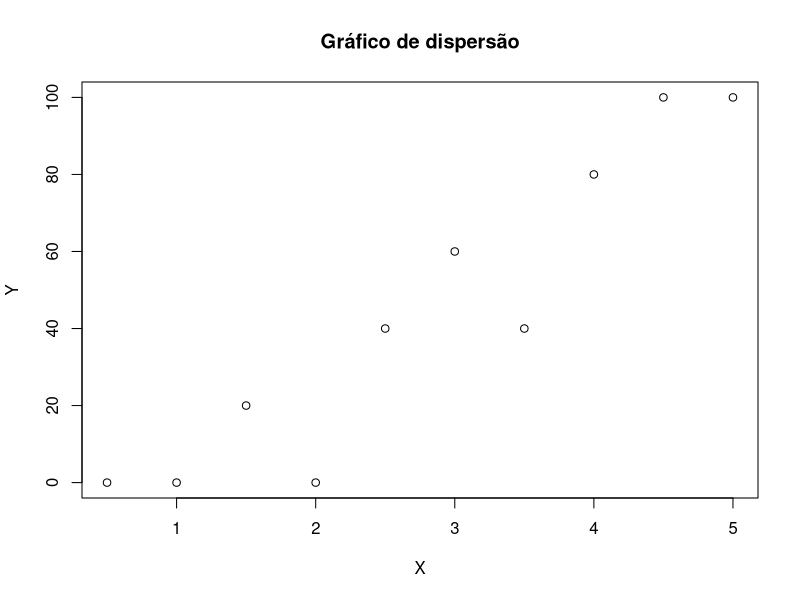
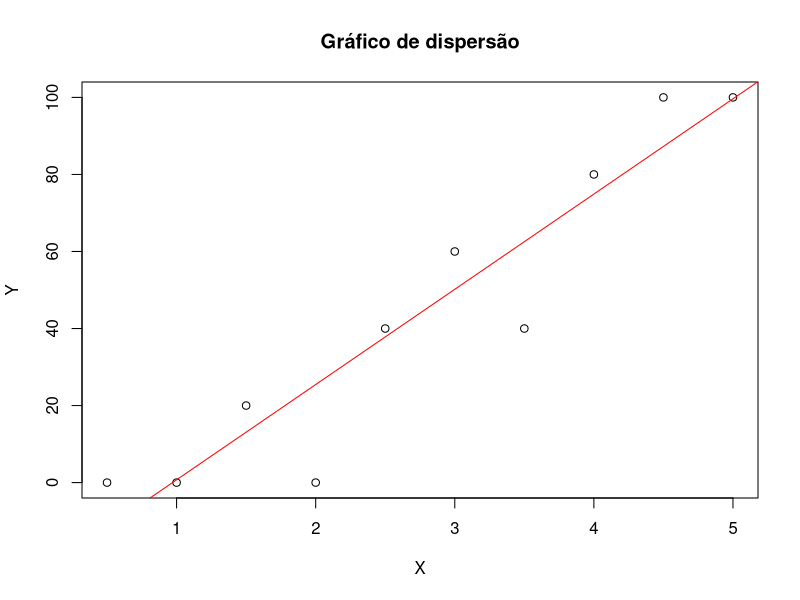
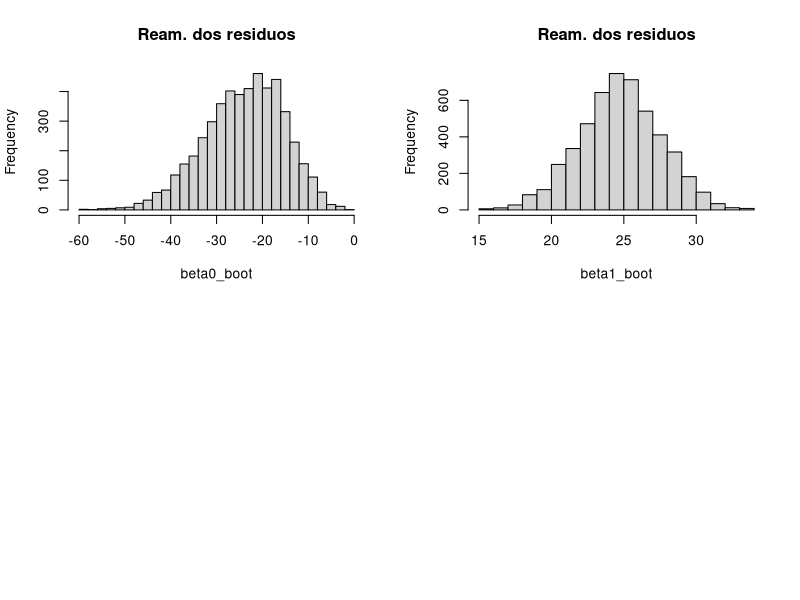
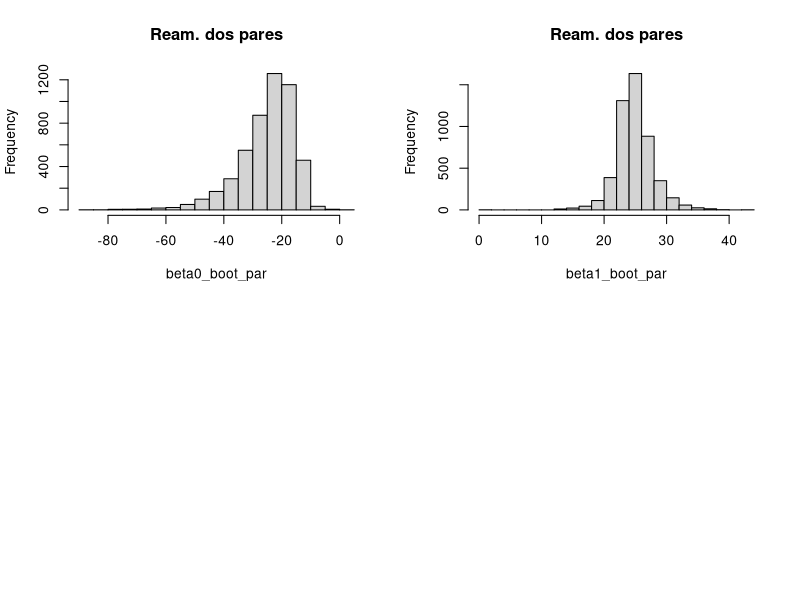

The R script that drew these images, in order:
x <- c(0.5, 1, 1.5, 2, 2.5, 3, 3.5, 4, 4.5, 5)
y <- c(0, 0, 20, 0, 40, 60, 40, 80, 100, 100)

#1
plot(x,y,main="Gráfico de dispersão",xlab="X",ylab="Y")

#2
modelo <- lm(y~x)
plot(x,y,main="Gráfico de dispersão",xlab="X",ylab="Y")
abline(lm(y~x), col="red")

#3
y_0 <- predict(modelo, newdata=data.frame(x=0.5))
y_0

#4

set.seed(0929)

X <- cbind(1,x)
Y <- matrix(y,ncol=1)

betac <- solve(t(X)%*%X)%*%t(X)%*%Y
predito <- X%*%betac
residuos <- Y-predito

#reamostragem de resíduos
B <- 5000
beta0_boot <- NULL
beta1_boot <- NULL

for(i in 1:B){
  amostra <- sample(seq(1,nrow(residuos),1),nrow(residuos),replace=TRUE)
  Y_star <- predito + residuos[amostra,]
  betac_star <- solve(t(X)%*%X)%*%t(X)%*%Y_star
  beta0_boot[i] <- betac_star[1,]
  beta1_boot[i] <- betac_star[2,]
}

par(mfrow=c(2,2))
hist(beta0_boot,breaks=25,main="Ream. dos residuos")
hist(beta1_boot,breaks=25,main="Ream. dos residuos")
#
### Intervalos de confiança 95% para alfa e beta
quantile(beta0_boot,c(0.025,0.975))
quantile(beta1_boot,c(0.025,0.975))

mean(beta0_boot)
mean(beta1_boot)


###### bootstrap nos pares (X,Y)
B <- 5000
beta0_boot_par <- NULL
beta1_boot_par <- NULL

for(i in 1:B){
  amostra <- sample(seq(1,nrow(X),1),nrow(X),replace = TRUE)
  X_star <- X[amostra,]
  betac_star <- solve(t(X_star)%*%X_star)%*%t(X_star)%*%Y[amostra,]
  beta0_boot_par[i] <- betac_star[1,]
  beta1_boot_par[i] <- betac_star[2,]
}

par(mfrow=c(2,2))
hist(beta0_boot_par,breaks=25,main="Ream. dos pares")
hist(beta1_boot_par,breaks=25,main="Ream. dos pares")

### Intervalos de confiança 95% para alfa e beta
quantile(beta0_boot_par,c(0.025,0.975))
quantile(beta1_boot_par,c(0.025,0.975))

mean(beta0_boot_par)
mean(beta1_boot_par)
